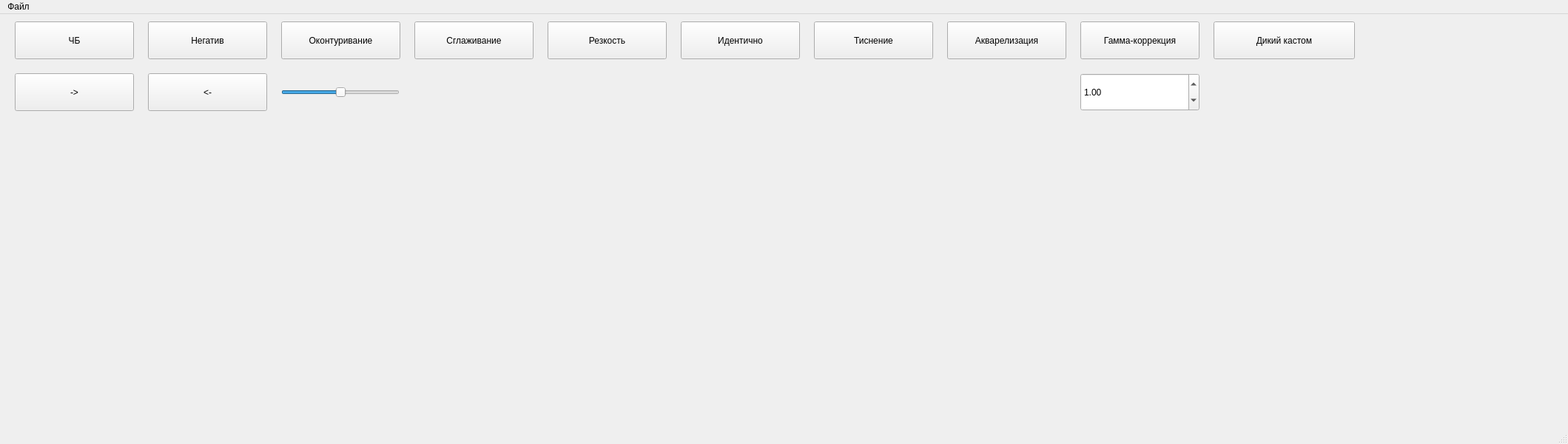
<?xml version="1.0" encoding="UTF-8"?>
<ui version="4.0">
 <class>MainWindow</class>
 <widget class="QMainWindow" name="MainWindow">
  <property name="geometry">
   <rect>
    <x>0</x>
    <y>0</y>
    <width>2119</width>
    <height>600</height>
   </rect>
  </property>
  <property name="windowTitle">
   <string>MainWindow</string>
  </property>
  <widget class="QWidget" name="centralwidget">
   <widget class="QPushButton" name="BWButton">
    <property name="geometry">
     <rect>
      <x>20</x>
      <y>10</y>
      <width>161</width>
      <height>51</height>
     </rect>
    </property>
    <property name="text">
     <string>ЧБ</string>
    </property>
   </widget>
   <widget class="QPushButton" name="negativeButton">
    <property name="geometry">
     <rect>
      <x>200</x>
      <y>10</y>
      <width>161</width>
      <height>51</height>
     </rect>
    </property>
    <property name="text">
     <string>Негатив</string>
    </property>
   </widget>
   <widget class="QPushButton" name="beforeToAfterButton">
    <property name="geometry">
     <rect>
      <x>20</x>
      <y>80</y>
      <width>161</width>
      <height>51</height>
     </rect>
    </property>
    <property name="text">
     <string>-&gt;</string>
    </property>
   </widget>
   <widget class="QPushButton" name="afterToBeforeButton">
    <property name="geometry">
     <rect>
      <x>200</x>
      <y>80</y>
      <width>161</width>
      <height>51</height>
     </rect>
    </property>
    <property name="text">
     <string>&lt;-</string>
    </property>
   </widget>
   <widget class="QPushButton" name="delineationButton">
    <property name="geometry">
     <rect>
      <x>380</x>
      <y>10</y>
      <width>161</width>
      <height>51</height>
     </rect>
    </property>
    <property name="text">
     <string>Оконтуривание</string>
    </property>
   </widget>
   <widget class="QPushButton" name="blurButton">
    <property name="geometry">
     <rect>
      <x>560</x>
      <y>10</y>
      <width>161</width>
      <height>51</height>
     </rect>
    </property>
    <property name="text">
     <string>Сглаживание</string>
    </property>
   </widget>
   <widget class="QPushButton" name="sharpenButton">
    <property name="geometry">
     <rect>
      <x>740</x>
      <y>10</y>
      <width>161</width>
      <height>51</height>
     </rect>
    </property>
    <property name="text">
     <string>Резкость</string>
    </property>
   </widget>
   <widget class="QSlider" name="delineationSlider">
    <property name="geometry">
     <rect>
      <x>380</x>
      <y>80</y>
      <width>160</width>
      <height>51</height>
     </rect>
    </property>
    <property name="minimum">
     <number>-50</number>
    </property>
    <property name="maximum">
     <number>50</number>
    </property>
    <property name="singleStep">
     <number>0</number>
    </property>
    <property name="orientation">
     <enum>Qt::Horizontal</enum>
    </property>
   </widget>
   <widget class="QPushButton" name="identicButton">
    <property name="geometry">
     <rect>
      <x>920</x>
      <y>10</y>
      <width>161</width>
      <height>51</height>
     </rect>
    </property>
    <property name="text">
     <string>Идентично</string>
    </property>
   </widget>
   <widget class="QPushButton" name="stampingButton">
    <property name="geometry">
     <rect>
      <x>1100</x>
      <y>10</y>
      <width>161</width>
      <height>51</height>
     </rect>
    </property>
    <property name="text">
     <string>Тиснение</string>
    </property>
   </widget>
   <widget class="QPushButton" name="aquarelButton">
    <property name="geometry">
     <rect>
      <x>1280</x>
      <y>10</y>
      <width>161</width>
      <height>51</height>
     </rect>
    </property>
    <property name="text">
     <string>Акварелизация</string>
    </property>
   </widget>
   <widget class="QPushButton" name="gammaButton">
    <property name="geometry">
     <rect>
      <x>1460</x>
      <y>10</y>
      <width>161</width>
      <height>51</height>
     </rect>
    </property>
    <property name="text">
     <string>Гамма-коррекция</string>
    </property>
   </widget>
   <widget class="QDoubleSpinBox" name="gammaSpinBox">
    <property name="geometry">
     <rect>
      <x>1460</x>
      <y>80</y>
      <width>161</width>
      <height>51</height>
     </rect>
    </property>
    <property name="maximum">
     <double>10.000000000000000</double>
    </property>
    <property name="singleStep">
     <double>0.100000000000000</double>
    </property>
    <property name="value">
     <double>1.000000000000000</double>
    </property>
   </widget>
   <widget class="QPushButton" name="customDialogButton">
    <property name="geometry">
     <rect>
      <x>1640</x>
      <y>10</y>
      <width>191</width>
      <height>51</height>
     </rect>
    </property>
    <property name="text">
     <string>Дикий кастом</string>
    </property>
   </widget>
  </widget>
  <widget class="QMenuBar" name="menubar">
   <property name="geometry">
    <rect>
     <x>0</x>
     <y>0</y>
     <width>2119</width>
     <height>21</height>
    </rect>
   </property>
   <widget class="QMenu" name="menuFile">
    <property name="title">
     <string>Файл</string>
    </property>
    <addaction name="actionOpen"/>
    <addaction name="separator"/>
    <addaction name="actionSave"/>
   </widget>
   <addaction name="menuFile"/>
  </widget>
  <widget class="QStatusBar" name="statusbar"/>
  <action name="actionOpen">
   <property name="text">
    <string>Открыть</string>
   </property>
  </action>
  <action name="actionSave">
   <property name="text">
    <string>Сохранить</string>
   </property>
  </action>
 </widget>
 <resources/>
 <connections/>
</ui>
